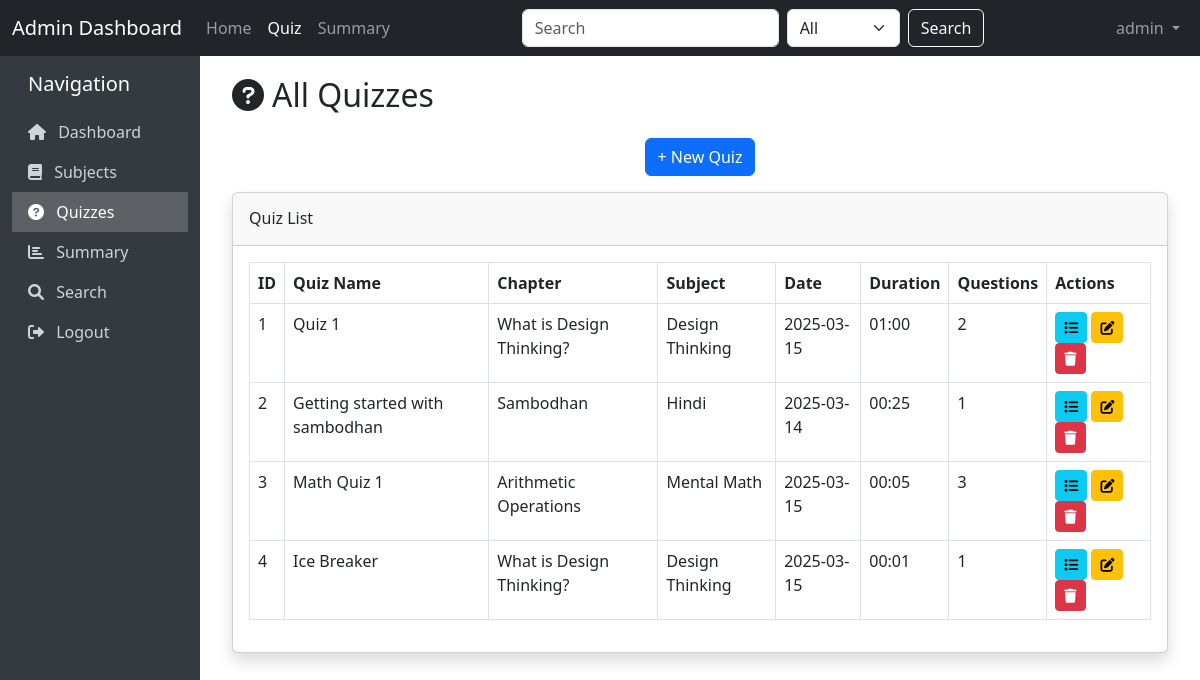
Page /quizzes (signed in) on the committed database.
### models/model.py (models this page shows)
class User(db.Model):
    __tablename__ = 'user'
    user_id = db.Column(db.Integer, primary_key=True)
    username = db.Column(db.String(20), unique=True, nullable=False)
    password = db.Column(db.String(100), nullable=False)
    full_name = db.Column(db.String(30), nullable=False)
    qualification = db.Column(db.String(20), nullable=False)
    dob = db.Column(db.Date, nullable=False)
    email = db.Column(db.String(30), unique=True, nullable=False)
    phone = db.Column(db.String(10), nullable=False)
    address = db.Column(db.String(25), nullable=False)
    status = db.Column(db.String(10), default='active')
    is_admin = db.Column(db.Boolean, default=False)
    scores = db.relationship('Scores', backref='user', lazy=True)

class Quiz(db.Model):
    __tablename__ = 'quiz'
    quiz_id = db.Column(db.Integer, primary_key=True)
    name = db.Column(db.String(20), nullable=False)
    chapter_id = db.Column(db.Integer, db.ForeignKey('chapter.chapter_id'), nullable=False)
    date_of_quiz = db.Column(db.Date, nullable=False)
    time_duration = db.Column(db.Time, nullable=False)
    remarks = db.Column(db.String(40))
    questions = db.relationship('Question', backref='quiz', lazy=True, cascade="all, delete-orphan")
    scores = db.relationship('Scores', backref='quiz_ref', lazy=True)

class Chapter(db.Model):
    __tablename__ = 'chapter'
    chapter_id = db.Column(db.Integer, primary_key=True)
    chapter_name = db.Column(db.String(20), nullable=False)
    subject_id = db.Column(db.Integer, db.ForeignKey('subject.subject_id'), nullable=False)
    description = db.Column(db.String(40))
    quizzes = db.relationship('Quiz', backref='chapter', lazy=True, cascade="all, delete-orphan")

class Subject(db.Model):
    __tablename__ = 'subject'
    subject_id = db.Column(db.Integer, primary_key=True)
    name = db.Column(db.String(20), nullable=False)
    description = db.Column(db.String(40))
    chapters = db.relationship('Chapter', backref='subject', lazy=True, cascade="all, delete-orphan")

### controllers/controller.py (the view)
@app.route('/quizzes')
@admin_required
def quizzes():
    quizzes = Quiz.query.all()
    return render_template('quizzes.htm', quizzes=quizzes)

### controllers/controller.py (called while the page is built)
def current_user():
    user_id = session.get('user_id')
    if user_id:
        return User.query.get(user_id)
    return None

@app.context_processor
def inject_current_user():
    return dict(current_user=current_user())

def admin_required(f):
    @wraps(f)
    def decorated_function(*args, **kwargs):
        user = current_user()
        if not user or not user.is_admin:
            flash('Admin access required.', 'danger')
            return redirect(url_for('login'))
        return f(*args, **kwargs)
    return decorated_function

### templates/quizzes.htm (shortened to what this page needs)
{% extends 'base.htm' %}
{% block content %}
<div class="container-fluid">
    <h2 class="mb-4"><i class="fas fa-question-circle me-2"></i>All Quizzes</h2>
    <div class="d-flex justify-content-center mb-3">
        <a href="{{ url_for('add_quiz') }}" class="btn btn-primary">
            + New Quiz
        </a>
    </div>
    <div class="card shadow mb-4">
        <div class="card-header py-3">
            <h6 class="m-0 font-weight-bold">Quiz List</h6>
        </div>
        <div class="card-body">
            {% if quizzes %}
            <div class="table-responsive">
                <table class="table table-bordered" id="quizzesTable">
                    <thead>
                        <tr>
                            <th>ID</th>
                            <th>Quiz Name</th>
                            <th>Chapter</th>
                            <th>Subject</th>
                            <th>Date</th>
                            <th>Duration</th>
                            <th>Questions</th>
                            <th>Actions</th>
                        </tr>
                    </thead>
                    <tbody>
                        {% for quiz in quizzes %}
                        <tr>
                            <td>{{ quiz.quiz_id }}</td>
                            <td>{{ quiz.name }}</td>
                            <td>{{ quiz.chapter.chapter_name }}</td>
                            <td>{{ quiz.chapter.subject.name }}</td>
                            <td>{{ quiz.date_of_quiz.strftime('%Y-%m-%d') }}</td>
                            <td>{{ quiz.time_duration.strftime('%H:%M') }}</td>
                            <td>{{ quiz.questions|length }}</td>
                            <td>
                                <a href="{{ url_for('questions', quiz_id=quiz.quiz_id) }}" class="btn btn-sm btn-info" title="View Questions">
                                    <i class="fas fa-list"></i>
                                </a>
                                <a href="{{ url_for('edit_quiz', quiz_id=quiz.quiz_id) }}" class="btn btn-sm btn-warning" title="Edit Quiz">
                                    <i class="fas fa-edit"></i>
                                </a>
                                <a href="{{ url_for('delete_quiz', quiz_id=quiz.quiz_id) }}" class="btn btn-sm btn-danger"
                                   onclick="return confirm('Are you sure you want to delete this quiz?')" title="Delete Quiz">
                                    <i class="fas fa-trash"></i>
                                </a>
                            </td>
                        </tr>
                        {% endfor %}
                    </tbody>
                </table>
            </div>
            {% else %}
            <div class="text-center py-4">
                <p class="lead">No quizzes found</p>
                <p>Create a quiz in a specific chapter</p>
                <a href="{{ url_for('subjects') }}" class="btn btn-primary">Go to Subjects</a>
            </div>
            {% endif %}
        </div>
    </div>
</div>
{% endblock %}

### templates/base.htm (shortened to what this page needs)
<!DOCTYPE html>
<html lang="en">
<head>
    <link href="https://cdn.jsdelivr.net/npm/bootstrap@5.3.0-alpha1/dist/css/bootstrap.min.css" rel="stylesheet">
    <link rel="stylesheet" href="https://cdnjs.cloudflare.com/ajax/libs/font-awesome/6.0.0/css/all.min.css">
</head>
<body>
    <nav class="navbar navbar-expand-lg navbar-dark bg-dark">
        <div class="container-fluid">
            <a class="navbar-brand" href="{{ url_for('dashboard') }}">Admin Dashboard</a>
            <div class="collapse navbar-collapse" id="navbarSupportedContent">
                <ul class="navbar-nav me-auto mb-2 mb-lg-0">
                    <li class="nav-item">
                        <a class="nav-link {% if request.endpoint == 'dashboard' %}active{% endif %}" href="{{ url_for('dashboard') }}">Home</a>
                    </li>
                    <li class="nav-item">
                        <a class="nav-link {% if request.endpoint == 'quizzes' %}active{% endif %}" href="{{ url_for('quizzes') }}">Quiz</a>
                    </li>
                    <li class="nav-item">
                        <a class="nav-link {% if request.endpoint == 'summary' %}active{% endif %}" href="{{ url_for('summary') }}">Summary</a>
                    </li>
                </ul>
                <form class="d-flex" action="{{ url_for('search') }}" method="get">
                    <input class="form-control me-2" type="search" name="query" placeholder="Search" required>
                    <select class="form-select me-2" name="category" style="width: auto;">
                        <option value="all">All</option>
                    </select>
                    <button class="btn btn-outline-light" type="submit">Search</button>
                </form>
                {% if session.get('user_id') %}
                <ul class="navbar-nav ms-auto">
                    <li class="nav-item dropdown">
                        <a class="nav-link dropdown-toggle" href="#" id="navbarDropdown" role="button" data-bs-toggle="dropdown">
                            {{ session.get('username') }}
                        </a>
                    </li>
                </ul>
                {% endif %}
            </div>
        </div>
    </nav>
    <div class="container-fluid">
        <div class="row">
            {% if session.get('user_id') %}
            <div class="col-md-2 sidebar py-3">
                <h5 class="mb-3 ps-3">Navigation</h5>
                <a href="{{ url_for('dashboard') }}" class="{% if request.endpoint == 'dashboard' %}active{% endif %}">
                    <i class="fas fa-home me-2"></i> Dashboard
                </a>
                <a href="{{ url_for('subjects') }}" class="{% if request.endpoint == 'subjects' %}active{% endif %}">
                    <i class="fas fa-book me-2"></i> Subjects
                </a>
                <a href="{{ url_for('quizzes') }}" class="{% if request.endpoint == 'quizzes' %}active{% endif %}">
                    <i class="fas fa-question-circle me-2"></i> Quizzes
                </a>
                <a href="{{ url_for('summary') }}" class="{% if request.endpoint == 'summary' %}active{% endif %}">
                    <i class="fas fa-chart-bar me-2"></i> Summary
                </a>
                <a href="{{ url_for('search') }}" class="{% if request.endpoint == 'search' %}active{% endif %}">
                    <i class="fas fa-search me-2"></i> Search
                </a>
                <a href="{{ url_for('logout') }}">
                    <i class="fas fa-sign-out-alt me-2"></i> Logout
                </a>
            </div>
            <div class="col-md-10 content">
            {% else %}
            <div class="col-md-12 content">
            {% endif %}
                {% block content %}{% endblock %}
            </div>
        </div>
    </div>
</body>
</html>

### templates/base.htm (style rules this page uses)
.sidebar { min-height: calc(100vh - 56px); background-color: #343a40; color: white; }
.sidebar a { color: #ced4da; text-decoration: none; display: block; padding: 0.5rem 1rem; }
.sidebar a.active { color: white; background-color: rgba(255, 255, 255, 0.2); }
.content { padding: 20px; }

### rows in the picture
User: get "admin"
Quiz: quiz_id "1", name "Quiz 1", chapter.chapter_name "What is Design Thinking?", chapter.subject.name "Design Thinking", date_of_quiz "2025-03-15", time_duration "01:00", questions|length "2"
Quiz: quiz_id "2", name "Getting started with sambodhan", chapter.chapter_name "Sambodhan", chapter.subject.name "Hindi", date_of_quiz "2025-03-14", time_duration "00:25", questions|length "1"
Quiz: quiz_id "3", name "Math Quiz 1", chapter.chapter_name "Arithmetic Operations", chapter.subject.name "Mental Math", date_of_quiz "2025-03-15", time_duration "00:05", questions|length "3"
Quiz: quiz_id "4", name "Ice Breaker", chapter.chapter_name "What is Design Thinking?", chapter.subject.name "Design Thinking", date_of_quiz "2025-03-15", time_duration "00:01", questions|length "1"
